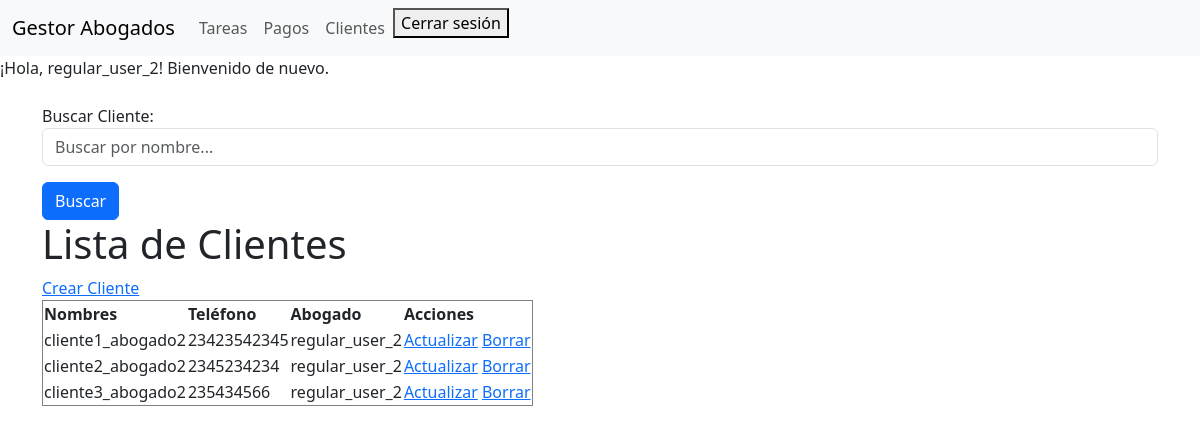
The app's page /clients/ (signed in), older data.
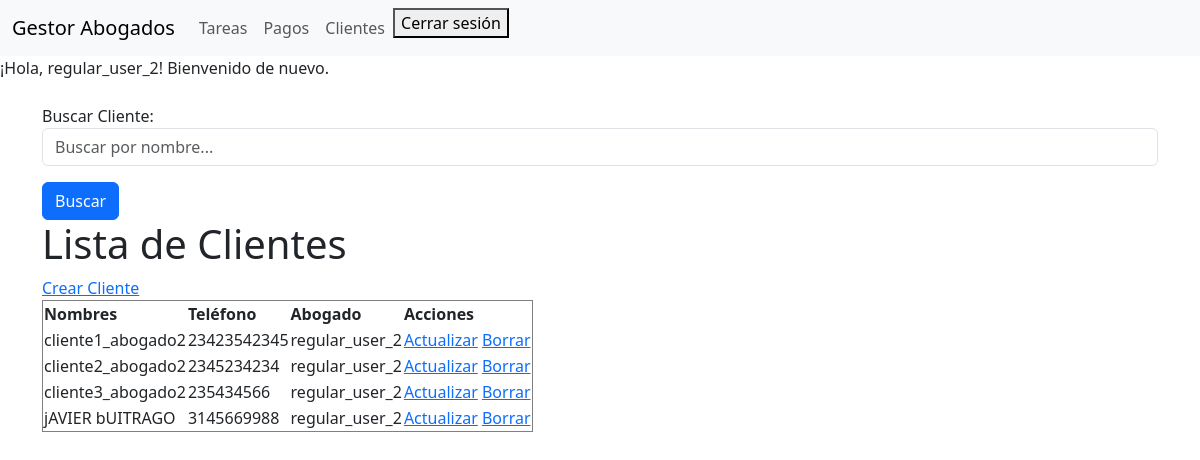
The same page, newer data.
### clients/models.py (models this page shows, shortened)
class Cliente(models.Model):
    nombres = models.CharField(max_length=255)
    telefono = models.CharField(max_length=15)
    abogado = models.ForeignKey(User, related_name='clientes', on_delete=models.CASCADE)

### clients/views.py (the view)
# urls.py: path('', views.listar_clientes, name='list_clients'),
@login_required
def listar_clientes(request):
    if request.user.groups.filter(name='Moderador').exists():
        clientes = Cliente.objects.all()
    else:
        clientes = Cliente.objects.filter(abogado=request.user)
    form = ClienteSearchForm(request.GET)
    if form.is_valid():
        nombre = form.cleaned_data.get('nombre')
        if nombre:
            clientes = clientes.filter(nombres__icontains=nombre)
    return render(request, 'listar_clientes.html', {
        'clientes': clientes,
        'form': form
    })

### clients/forms.py
class ClienteSearchForm(forms.Form):
    nombre = forms.CharField(
        required=False,  # No es obligatorio que el campo esté lleno
        label='Buscar Cliente',
        widget=forms.TextInput(attrs={'placeholder': 'Buscar por nombre...', 'class': 'form-control'})
    )

### tariffing/context_processor.py (called while the page is built)
def is_moderator(request):
    if request.user.is_authenticated:
        return {'is_moderator': request.user.groups.filter(name='Moderador').exists()}
    return {'is_moderator': False}

### clients/templates/listar_clientes.html (shortened to what this page needs)
{% extends 'base.html' %}
{% block content %}
    <form method="GET">
    {{ form.as_p }}
    <button type="submit" class="btn btn-primary">Buscar</button>
    </form>
    <h1>Lista de Clientes</h1>
    <a href="{% url 'clients:create_client' %}">Crear Cliente</a>
    <table border="1">
        <thead>
            <tr>
                <th>Nombres</th>
                <th>Teléfono</th>
                <th>Abogado</th>
                <th>Acciones</th>
            </tr>
        </thead>
        <tbody>
            {% for cliente in clientes %}
            <tr>
                <td>{{ cliente.nombres }}</td>
                <td>{{ cliente.telefono }}</td>
                <td>{{ cliente.abogado.username }}</td>
                <td>
                    <a href="{% url 'clients:update_client' cliente.id %}">Actualizar</a>
                    <a href="{% url 'clients:erase_client' cliente.id %}">Borrar</a>
                </td>
            </tr>
            {% endfor %}
        </tbody>
    </table>
{% endblock %}

Row changes from the older to the newer data that the page shows:
added Cliente: nombres "jAVIER bUITRAGO", telefono "3145669988", abogado.username "regular_user_2"
